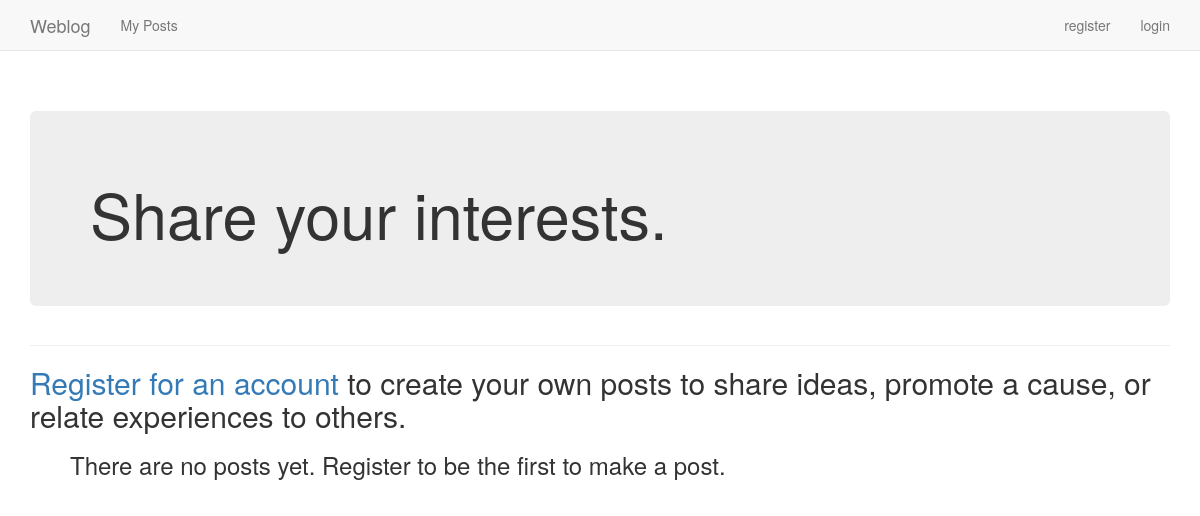
Before: / with the older database file.
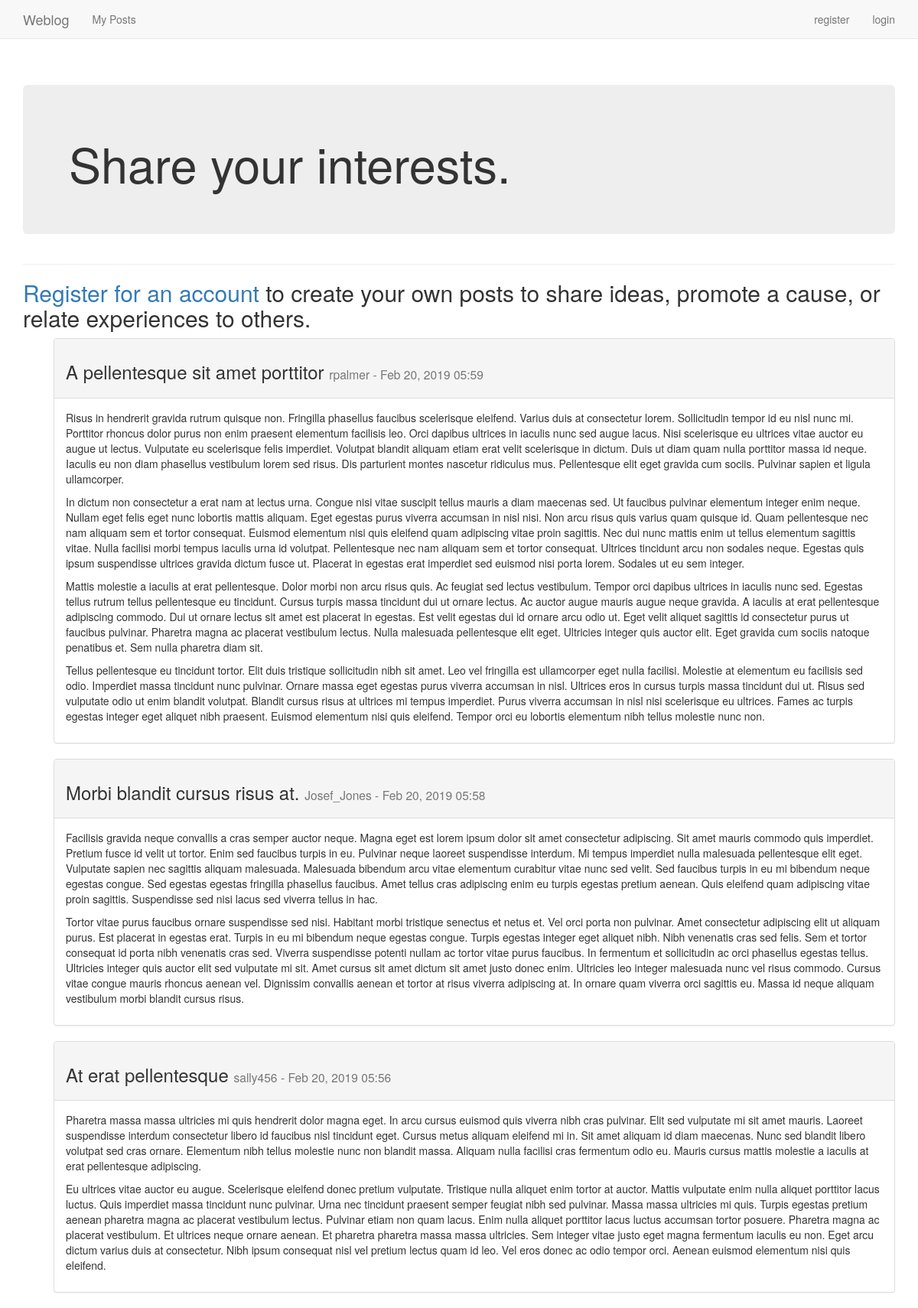
After: the same page with the newer database file.
### weblogs/models.py (models this page shows)
class BlogPost(models.Model):
	title = models.CharField(max_length=200)
	date_added = models.DateTimeField(auto_now_add=True)
	body = models.TextField()
	owner = models.ForeignKey(User, on_delete=models.CASCADE)
	def __str__(self):
		return self.title

### weblogs/views.py (the view)
# urls.py: path('', views.index, name='index'),
def index(request):
	posts = BlogPost.objects.order_by('-date_added')
	context = {'posts': posts}
	return render(request, 'weblogs/index.html', context)

### weblogs/templates/weblogs/index.html
{% extends "weblogs/base.html" %}
{% block header %}
  <div class='jumbotron'>
    <h1>Share your interests.</h1>
  </div>
{% endblock header %}
{% block content %}
  {% if user.is_authenticated %}
    <h2>
      <a href="{% url 'weblogs:new_post' %}">Create a post</a> to share
      your ideas and stories with others.
    </h2>
  {% else %}
    <h2>
      <a href="{% url 'users:register' %}">Register for an account</a>
      to create your own posts to share ideas, promote a cause, or relate
      experiences to others.
    </h2>
  {% endif %}
  <ul>
    {% for post in posts %}
      <div class="panel panel-default">
        <div class="panel-heading">
          <h3>
            {{ post }}
            <small>
		      {{ post.owner }} -
              {{ post.date_added|date:'M d, Y H:i' }}
            </small>
          </h3>
        </div>
        <div class="panel-body">
	      {{ post.body|linebreaks }}
        </div>
      </div>
	  {% empty %}
	    {% if user.is_authenticated %}
          <h3>There are no posts yet. Be the first to share.</h3>
        {% else %}
          <h3>
	        There are no posts yet. Register to be the first to make a post.</li>
          </h3>
        {% endif %}
    {% endfor %}
  </ul>
{% endblock content %}

### weblogs/templates/weblogs/base.html (shortened to what this page needs)
{% load bootstrap3 %}
<!DOCTYPE html>
<html lang="en">
  <head>
    {% bootstrap_css %}
  </head>
  <body>
    <nav class="navbar navbar-default navbar-static-top">
      <div class="container">
        <div class="navbar-header">
          <a class="navbar-brand" href="{% url 'weblogs:index' %}">
              Weblog</a>
          </div>
          <div id="navbar" class="navbar-collapse collapse">
            <ul class="nav navbar-nav">
              <li><a href="{% url 'weblogs:my_posts' %}">My Posts</a></li>
            </ul>
            <ul class="nav navbar-nav navbar-right">
              {% if user.is_authenticated %}
                <li><a>Hello, {{ user.username }}</a></li>
                <li><a href="{% url 'users:logout' %}">log out</a></li>
              {% else %}
                <li><a href="{% url 'users:register' %}">register</a></li>
                <li><a href="{% url 'users:login' %}">login</a></li>
              {% endif %}
            </ul>
          </div>
        </div>
      </nav>
      <div class="container">
        <div class="page-header">
          {% block header %}{% endblock header %}
        </div>
        <div>
          {% block content %}{% endblock content %}
        </div>
    </div>
  </body>
</html>

Changed rows visible on the page:
added BlogPost: title "A pellentesque sit amet porttitor", owner "rpalmer", date_added "Feb 20, 2019 05:59", body "Risus in hendrerit gravida rutrum quisque non. Fringilla phasellus faucibus scelerisque eleifend. Varius duis at consectetur lorem. Sollicitudin tempor id eu nisl nunc mi. Porttitor rhoncus dolor purus non enim praesent elementum facilisis leo. Orci dapibus ultrices in iaculis nunc sed augue lacus. Nisi scelerisque eu ultrices vitae auctor eu augue ut lectus. Vulputate eu scelerisque felis imperdiet. Volutpat blandit aliquam etiam erat velit scelerisque in dictum. Duis ut diam quam nulla porttitor massa id neque. Iaculis eu non diam phasellus vestibulum lorem sed risus. Dis parturient montes nascetur ridiculus mus. Pellentesque elit eget gravida cum sociis. Pulvinar sapien et ligula…"
added BlogPost: title "Morbi blandit cursus risus at.", owner "Josef_Jones", date_added "Feb 20, 2019 05:58", body "Facilisis gravida neque convallis a cras semper auctor neque. Magna eget est lorem ipsum dolor sit amet consectetur adipiscing. Sit amet mauris commodo quis imperdiet. Pretium fusce id velit ut tortor. Enim sed faucibus turpis in eu. Pulvinar neque laoreet suspendisse interdum. Mi tempus imperdiet nulla malesuada pellentesque elit eget. Vulputate sapien nec sagittis aliquam malesuada. Malesuada bibendum arcu vitae elementum curabitur vitae nunc sed velit. Sed faucibus turpis in eu mi bibendum neque egestas congue. Sed egestas egestas fringilla phasellus faucibus. Amet tellus cras adipiscing enim eu turpis egestas pretium aenean. Quis eleifend quam adipiscing vitae proin sagittis.…"
added BlogPost: title "At erat pellentesque", owner "sally456", date_added "Feb 20, 2019 05:56", body "Pharetra massa massa ultricies mi quis hendrerit dolor magna eget. In arcu cursus euismod quis viverra nibh cras pulvinar. Elit sed vulputate mi sit amet mauris. Laoreet suspendisse interdum consectetur libero id faucibus nisl tincidunt eget. Cursus metus aliquam eleifend mi in. Sit amet aliquam id diam maecenas. Nunc sed blandit libero volutpat sed cras ornare. Elementum nibh tellus molestie nunc non blandit massa. Aliquam nulla facilisi cras fermentum odio eu. Mauris cursus mattis molestie a iaculis at erat pellentesque adipiscing. Eu ultrices vitae auctor eu augue. Scelerisque eleifend donec pretium vulputate. Tristique nulla aliquet enim tortor at auctor. Mattis vulputate enim nulla…"
Other visible differences:
text no longer shown: "There are no posts yet. Register to be the first to make a post."
